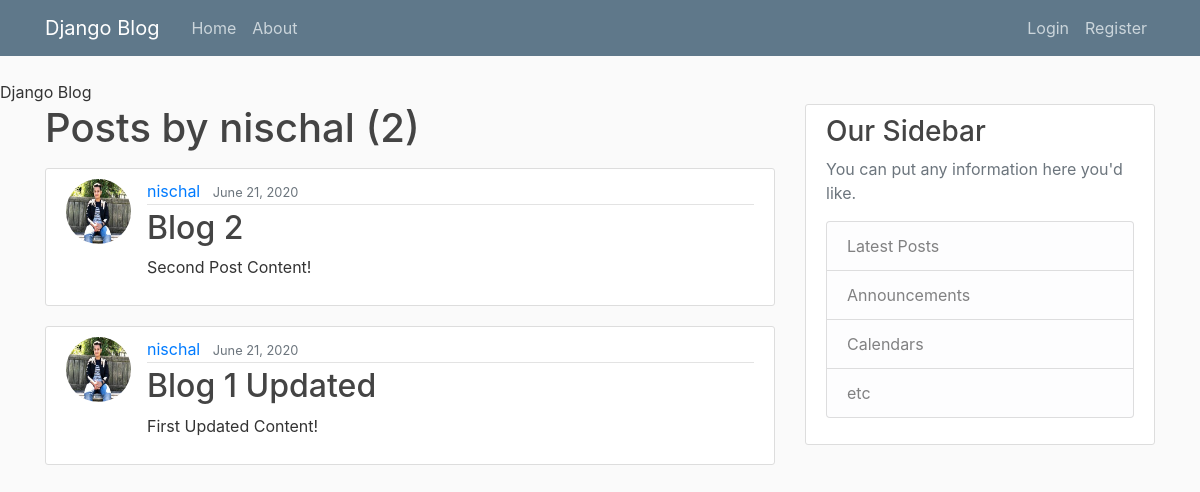
Page /user/nischal on the earlier database version.
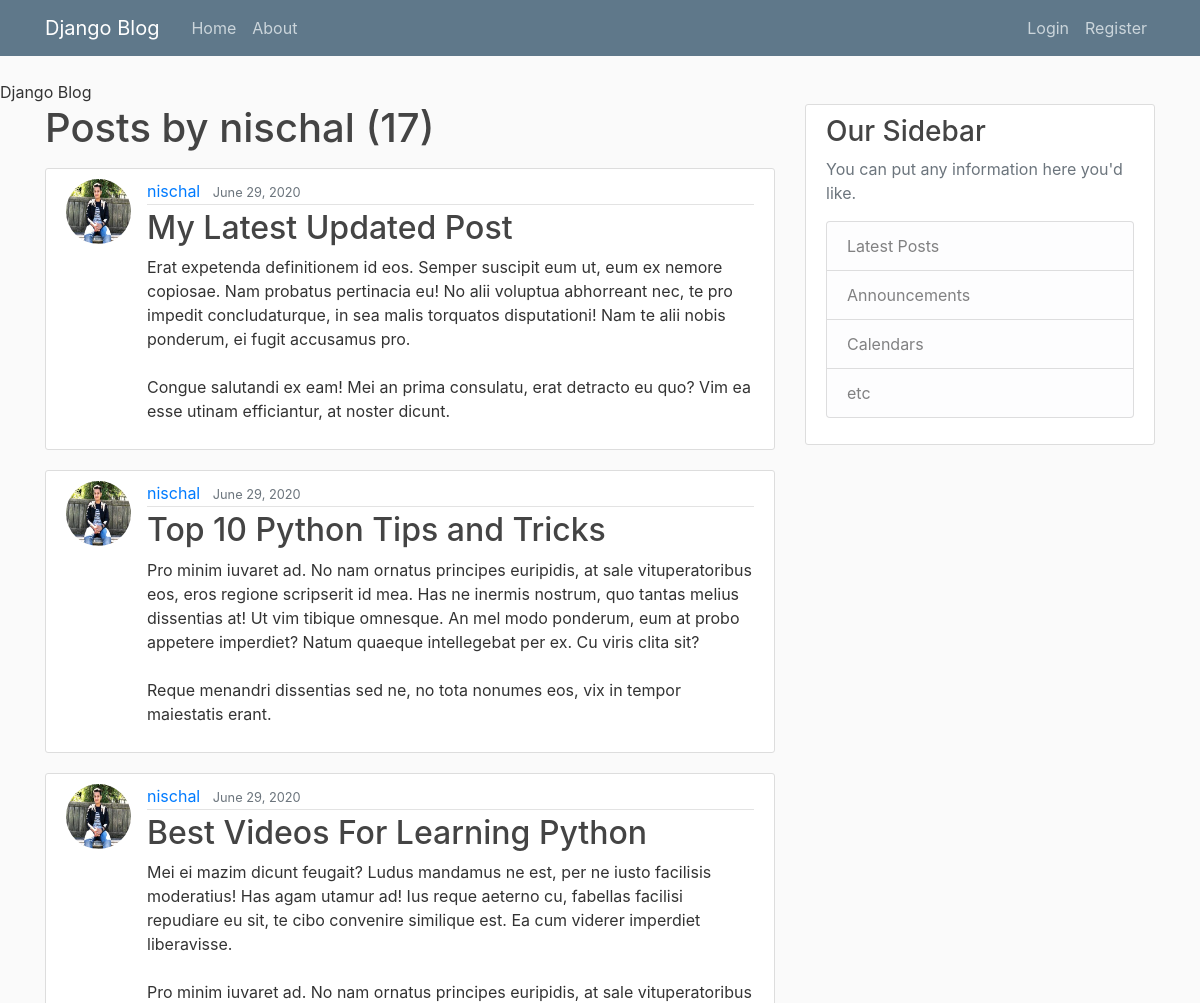
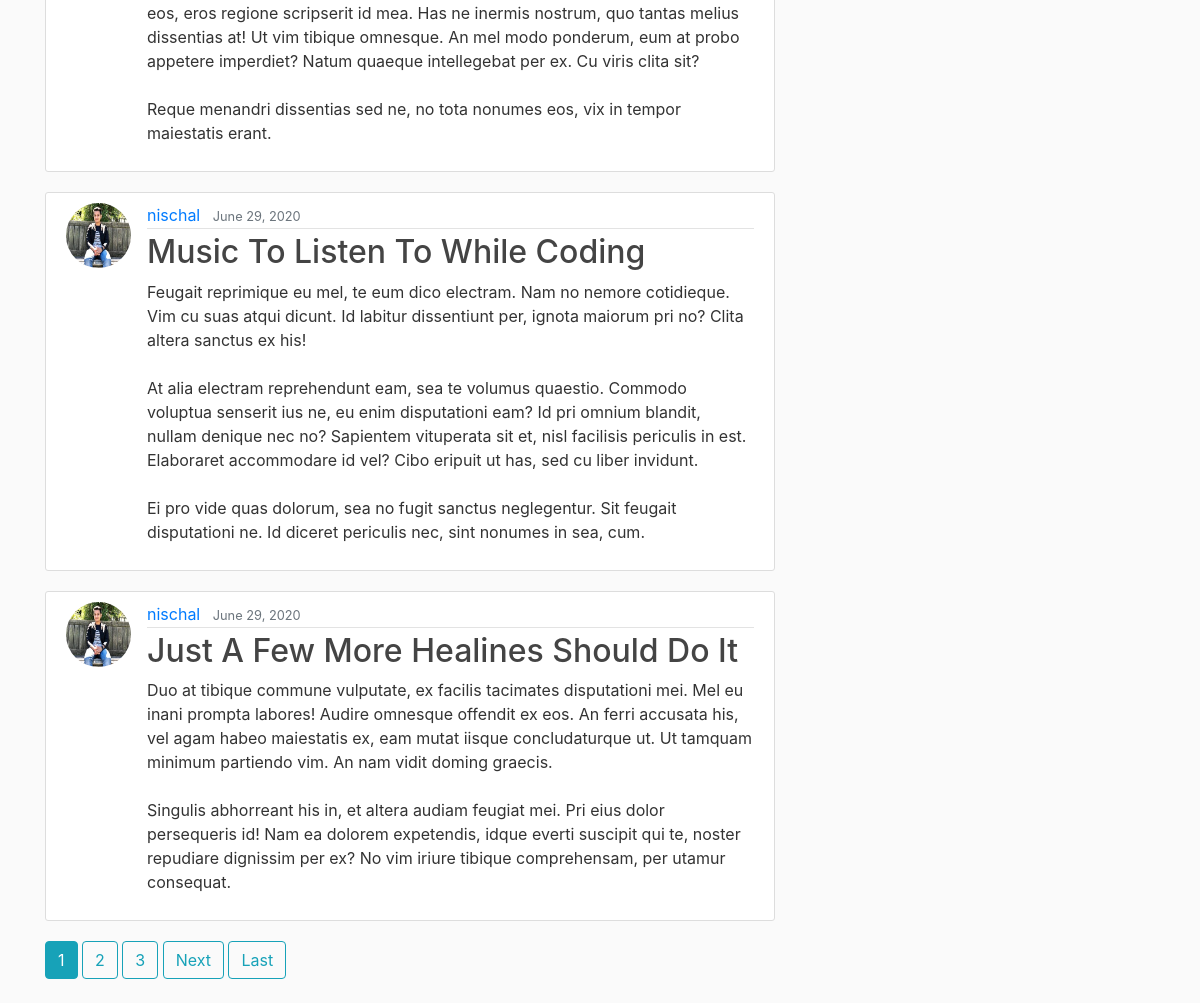
Same page on the later database version (2 pictures, top to bottom).
### blog/models.py (models this page shows, shortened)
class Post(models.Model):
    title = models.CharField(max_length=100)
    content = models.TextField()
    date_posted= models.DateTimeField(default=timezone.now)
    author = models.ForeignKey(User, on_delete=models.CASCADE)

### users/models.py (models this page shows, shortened)
class Profile(models.Model):
    user = models.OneToOneField(User, on_delete= models.CASCADE)
    image = models.ImageField(default='default.jpg', upload_to='profile_pics')

### blog/views.py (the view)
# urls.py: path('user/<str:username>', UserPostListView.as_view(), name='user-posts'),
class UserPostListView(ListView):
    model = Post
    template_name = 'blog/user_posts.html'
    context_object_name = 'posts'
    paginate_by = 5
    def get_queryset(self):
        user = get_object_or_404(User, username=self.kwargs.get('username'))
        return Post.objects.filter(author=user).order_by('-date_posted')

### blog/templates/blog/user_posts.html (shortened to what this page needs)
{% extends "blog/base.html" %}
{% block content %}
    <h1 class="mb-3">Posts by {{ view.kwargs.username }} ({{ page_obj.paginator.count }})</h1>
    {% for post in posts %}
        <article class="media content-section">
          <img class="rounded-circle article-img" src="{{ post.author.profile.image.url }}">
          <div class="media-body">
            <div class="article-metadata">
              <a class="mr-2" href="{% url 'user-posts' post.author.username %}">{{ post.author }}</a>
              <small class="text-muted">{{ post.date_posted|date:"F d, Y" }}</small>
            </div>
            <h2><a class="article-title" href="{% url 'post-detail' post.id %}">{{ post.title }}</a></h2>
            <p class="article-content">{{ post.content }}</p>
          </div>
        </article>
    {% endfor %}
    {% if is_paginated %}
      {% for num in page_obj.paginator.page_range %}
        {% if page_obj.number == num %}
          <a class="btn btn-info mb-4" href="?page={{ num }}">{{ num }}</a>
        {% elif num > page_obj.number|add:'-3' and num < page_obj.number|add:'3' %}
          <a class="btn btn-outline-info mb-4" href="?page={{ num }}">{{ num }}</a>
        {% endif %}
      {% endfor %}
      {% if page_obj.has_next %}
        <a class="btn btn-outline-info mb-4" href="?page={{ page_obj.next_page_number }}">Next</a>
        <a class="btn btn-outline-info mb-4" href="?page={{ page_obj.paginator.num_pages }}">Last</a>
      {% endif %}
    {% endif %}
{% endblock content %}

### blog/templates/blog/base.html (shortened to what this page needs)
{% load static %}
<!DOCTYPE html>
<html>
<head>
    <link rel="stylesheet" href="https://stackpath.bootstrapcdn.com/bootstrap/4.3.1/css/bootstrap.min.css">
    <link rel="stylesheet" type="text/css" href="{% static 'blog/main.css' %}"
    {% if title %}
        <title>Django Blog- {{ title }}</title>
    {% else %}
        <title>Django Blog</title>
    {% endif %}
</head>
<body>
<header class="site-header">
  <nav class="navbar navbar-expand-md navbar-dark bg-steel fixed-top">
    <div class="container">
      <a class="navbar-brand mr-4" href="{% url 'blog-home' %}">Django Blog</a>
      <div class="collapse navbar-collapse" id="navbarToggle">
        <div class="navbar-nav mr-auto">
          <a class="nav-item nav-link" href="{% url 'blog-home' %}">Home</a>
          <a class="nav-item nav-link" href="{% url 'blog-about' %}">About</a>
        </div>
        <div class="navbar-nav">
            {% if user.is_authenticated %}
                 <a class="nav-item nav-link" href="{% url 'post-create' %}">New Post</a>
                 <a class="nav-item nav-link" href="{% url 'profile' %}">Profile</a>
                 <a class="nav-item nav-link" href="{% url 'logout' %}">Logout</a>
            {% else %}
                <a class="nav-item nav-link" href="{% url 'login' %}">Login</a>
                <a class="nav-item nav-link" href="{% url 'register' %}">Register</a>
            {% endif %}
        </div>
      </div>
    </div>
  </nav>
</header>
    <main role="main" class="container">
  <div class="row">
    <div class="col-md-8">
      {% block content %}{% endblock %}
    </div>
    <div class="col-md-4">
      <div class="content-section">
        <h3>Our Sidebar</h3>
        <p class='text-muted'>You can put any information here you'd like.
          <ul class="list-group">
            <li class="list-group-item list-group-item-light">Latest Posts</li>
            <li class="list-group-item list-group-item-light">Announcements</li>
            <li class="list-group-item list-group-item-light">Calendars</li>
            <li class="list-group-item list-group-item-light">etc</li>
          </ul>
        </p>
      </div>
    </div>
  </div>
</main>
</body>
</html>

### blog/static/blog/main.css (style rules this page uses)
body { background: #fafafa; color: #333333; margin-top: 5rem; }
h1, h2, h3, h4, h5, h6 { color: #444444; }
ul { margin: 0; }
.bg-steel { background-color: #5f788a; }
.site-header .navbar-nav .nav-link { color: #cbd5db; }
.content-section { background: #ffffff; padding: 10px 20px; border: 1px solid #dddddd; border-radius: 3px; margin-bottom: 20px; }
.article-title { color: #444444; }
.article-content { white-space: pre-line; }
.article-img { height: 65px; width: 65px; margin-right: 16px; }
.article-metadata { padding-bottom: 1px; margin-bottom: 4px; border-bottom: 1px solid #e3e3e3 }

Differences in the rows shown:
no longer on this page (row unchanged): Post: author.profile.image (picture), author "nischal", date_posted "June 21, 2020", title "Blog 2", content "Second Post Content!"
no longer on this page (row unchanged): Post: author.profile.image (picture), author "nischal", date_posted "June 21, 2020", title "Blog 1 Updated", content "First Updated Content!"
added Post: author.profile.image (picture), author "nischal", date_posted "June 29, 2020", title "My Latest Updated Post", content "Erat expetenda definitionem id eos. Semper suscipit eum ut, eum ex nemore copiosae. Nam probatus pertinacia eu! No alii voluptua abhorreant nec, te pro impedit concludaturque, in sea malis torquatos disputationi! Nam te alii nobis ponderum, ei fugit accusamus pro. Congue salutandi ex eam! Mei an prima consulatu, erat detracto eu quo? Vim ea esse utinam efficiantur, at noster dicunt."
added Post: author.profile.image (picture), author "nischal", date_posted "June 29, 2020", title "Top 10 Python Tips and Tricks", content "Pro minim iuvaret ad. No nam ornatus principes euripidis, at sale vituperatoribus eos, eros regione scripserit id mea. Has ne inermis nostrum, quo tantas melius dissentias at! Ut vim tibique omnesque. An mel modo ponderum, eum at probo appetere imperdiet? Natum quaeque intellegebat per ex. Cu viris clita sit? Reque menandri dissentias sed ne, no tota nonumes eos, vix in tempor maiestatis erant."
added Post: author.profile.image (picture), author "nischal", date_posted "June 29, 2020", title "Best Videos For Learning Python", content "Mei ei mazim dicunt feugait? Ludus mandamus ne est, per ne iusto facilisis moderatius! Has agam utamur ad! Ius reque aeterno cu, fabellas facilisi repudiare eu sit, te cibo convenire similique est. Ea cum viderer imperdiet liberavisse. Pro minim iuvaret ad. No nam ornatus principes euripidis, at sale vituperatoribus eos, eros regione scripserit id mea. Has ne inermis nostrum, quo tantas melius dissentias at! Ut vim tibique omnesque. An mel modo ponderum, eum at probo appetere imperdiet? Natum quaeque intellegebat per ex. Cu viris clita sit? Reque menandri dissentias sed ne, no tota nonumes eos, vix in tempor maiestatis erant."
added Post: author.profile.image (picture), author "nischal", date_posted "June 29, 2020", title "Music To Listen To While Coding", content "Feugait reprimique eu mel, te eum dico electram. Nam no nemore cotidieque. Vim cu suas atqui dicunt. Id labitur dissentiunt per, ignota maiorum pri no? Clita altera sanctus ex his! At alia electram reprehendunt eam, sea te volumus quaestio. Commodo voluptua senserit ius ne, eu enim disputationi eam? Id pri omnium blandit, nullam denique nec no? Sapientem vituperata sit et, nisl facilisis periculis in est. Elaboraret accommodare id vel? Cibo eripuit ut has, sed cu liber invidunt. Ei pro vide quas dolorum, sea no fugit sanctus neglegentur. Sit feugait disputationi ne. Id diceret periculis nec, sint nonumes in sea, cum."
added Post: author.profile.image (picture), author "nischal", date_posted "June 29, 2020", title "Just A Few More Healines Should Do It", content "Duo at tibique commune vulputate, ex facilis tacimates disputationi mei. Mel eu inani prompta labores! Audire omnesque offendit ex eos. An ferri accusata his, vel agam habeo maiestatis ex, eam mutat iisque concludaturque ut. Ut tamquam minimum partiendo vim. An nam vidit doming graecis. Singulis abhorreant his in, et altera audiam feugiat mei. Pri eius dolor persequeris id! Nam ea dolorem expetendis, idque everti suscipit qui te, noster repudiare dignissim per ex? No vim iriure tibique comprehensam, per utamur consequat."
Other differences:
{{ page_obj.paginator.count }}: "2" → "17"
new list line: "1"
new list line: "2"
new list line: "3"
text now shown: "Next Last"
